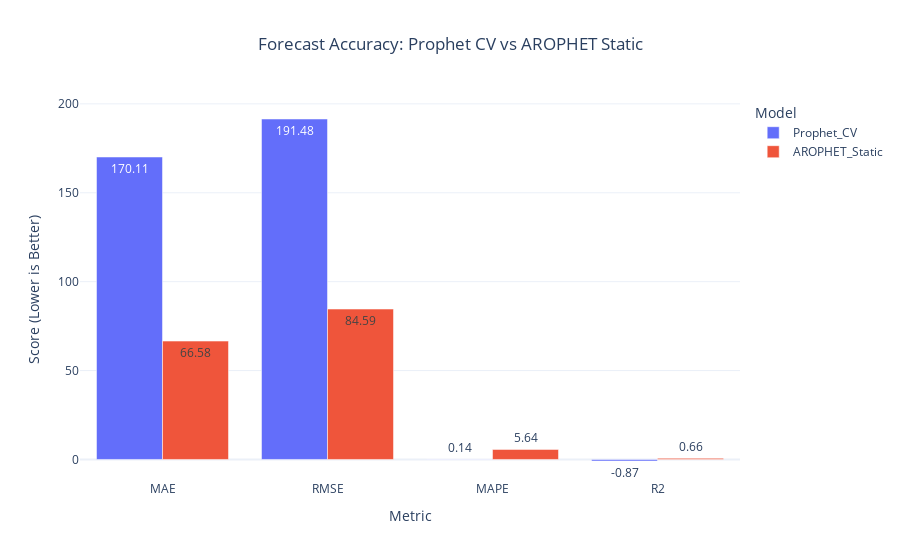

Notebook code cell kept with this figure:
### Code cell
from prophet.diagnostics import cross_validation, performance_metrics
from sklearn.metrics import r2_score
import plotly.express as px
import pandas as pd

# --- Step 1: Run Prophet cross-validation (on full model `m`) ---
df_cv = cross_validation(
    m,
    initial='1460 days',    # 4 years training
    period='180 days',      # update every 6 months
    horizon='365 days'      # forecast 1 year ahead
)

# --- Step 2: Extract Prophet CV metrics ---
df_p = performance_metrics(df_cv)

# --- Step 3: Compute R² manually for Prophet CV ---
prophet_cv_r2 = r2_score(df_cv['y'], df_cv['yhat'])

# --- Step 4: Round Prophet metrics ---
prophet_cv_mae = df_p['mae'].mean()
prophet_cv_rmse = df_p['rmse'].mean()
prophet_cv_mape = df_p['mape'].mean()

# --- Step 5: Create comparison DataFrame (Prophet CV vs AROPHET Static) ---
comparison_df = pd.DataFrame({
    'Metric': ['MAE', 'RMSE', 'MAPE', 'R2'],
    'Prophet_CV': [
        round(prophet_cv_mae, 2),
        round(prophet_cv_rmse, 2),
        round(prophet_cv_mape, 2),
        round(prophet_cv_r2, 4)
    ],
    'AROPHET_Static': [
        round(accuracy_df.loc[1, 'MAE'], 2),
        round(accuracy_df.loc[1, 'RMSE'], 2),
        round(accuracy_df.loc[1, 'MAPE'], 2),
        round(accuracy_df.loc[1, 'R2'], 4)
    ]
})

# --- Step 6: Convert for Plotly (long-form format) ---
plot_df = comparison_df.melt(
    id_vars='Metric',
    var_name='Model',
    value_name='Score'
)

# --- Step 7: Plot using Plotly Express ---
fig = px.bar(
    plot_df,
    x='Metric',
    y='Score',
    color='Model',
    barmode='group',
    text_auto='.2f',
    title='Forecast Accuracy: Prophet CV vs AROPHET Static',
    labels={'Score': 'Error Metric'}
)

fig.update_layout(
    yaxis_title='Score (Lower is Better)',
    xaxis_title='Metric',
    title_x=0.5,
    template='plotly_white'
)

fig.show()

### Figure 1 — Plotly figure (JSON) as saved in the notebook; plotly's stock layout.template omitted (floating-point values rounded to 4 significant figures)
{"data": [{"alignmentgroup": "True", "hovertemplate": "Model=Prophet_CV<br>Metric=%{x}<br>Error Metric=%{y}<extra></extra>", "legendgroup": "Prophet_CV", "marker": {"color": "#636efa", "pattern": {"shape": ""}}, "name": "Prophet_CV", "offsetgroup": "Prophet_CV", "orientation": "v", "showlegend": true, "textposition": "auto", "texttemplate": "%{y:.2f}", "type": "bar", "x": ["MAE", "RMSE", "MAPE", "R2"], "xaxis": "x", "y": [170.1, 191.5, 0.14, -0.8656], "yaxis": "y"}, {"alignmentgroup": "True", "hovertemplate": "Model=AROPHET_Static<br>Metric=%{x}<br>Error Metric=%{y}<extra></extra>", "legendgroup": "AROPHET_Static", "marker": {"color": "#EF553B", "pattern": {"shape": ""}}, "name": "AROPHET_Static", "offsetgroup": "AROPHET_Static", "orientation": "v", "showlegend": true, "textposition": "auto", "texttemplate": "%{y:.2f}", "type": "bar", "x": ["MAE", "RMSE", "MAPE", "R2"], "xaxis": "x", "y": [66.58, 84.59, 5.64, 0.6601], "yaxis": "y"}], "layout": {"barmode": "group", "legend": {"title": {"text": "Model"}, "tracegroupgap": 0}, "title": {"text": "Forecast Accuracy: Prophet CV vs AROPHET Static", "x": 0.5}, "xaxis": {"anchor": "y", "domain": [0, 1], "title": {"text": "Metric"}}, "yaxis": {"anchor": "x", "domain": [0, 1], "title": {"text": "Score (Lower is Better)"}}}}
